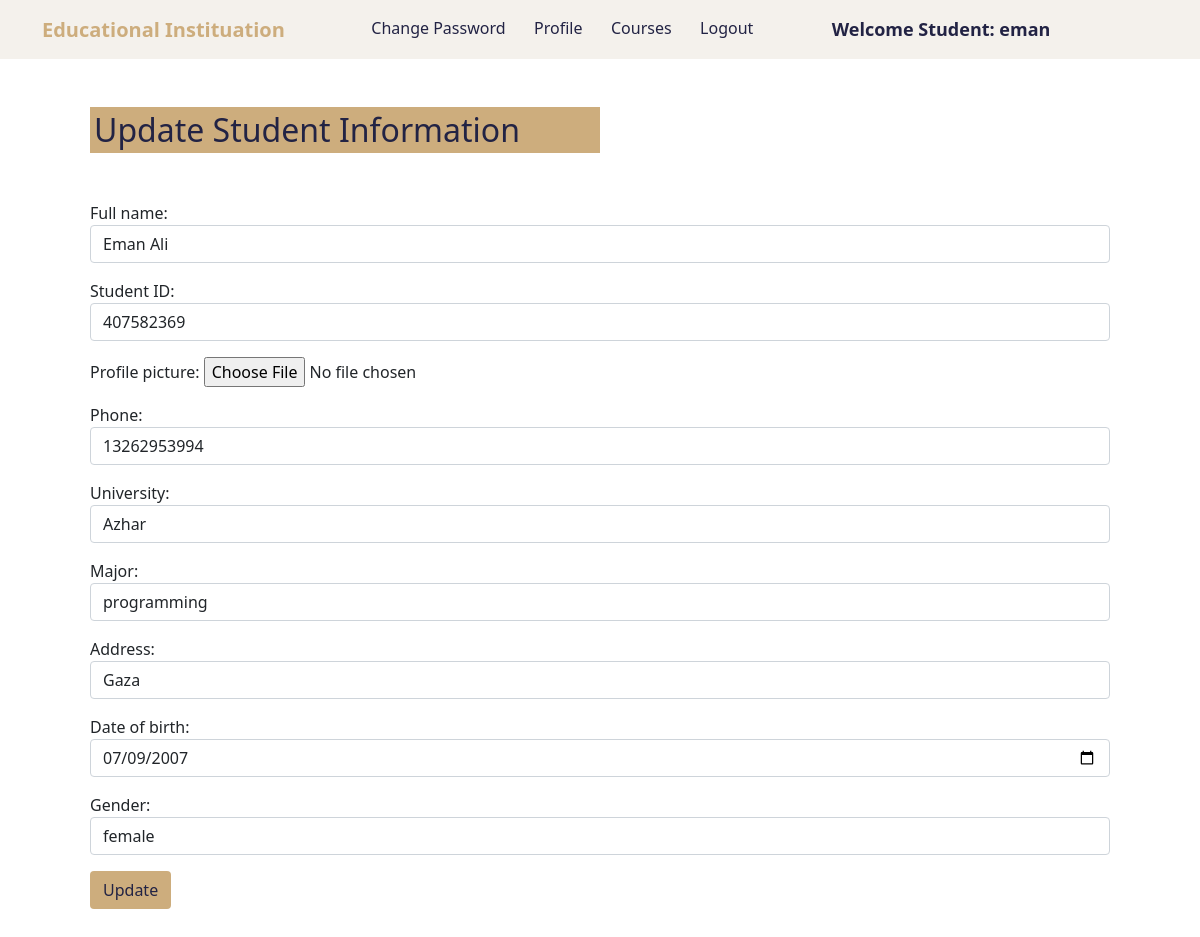
Page /student-edit/10/ (signed in) on the committed database.
### education/models.py (models this page shows, shortened)
class Student(models.Model):
    user = models.OneToOneField(User, on_delete=models.CASCADE)
    student_id = models.CharField(max_length=20, null=True, blank=True)
    full_name = models.CharField(max_length=50,null=True, blank=True)
    image = models.ImageField(upload_to="media", blank=True,null=True)
    phone = models.CharField(max_length=15 ,null=True, blank=True)
    university = models.CharField(max_length=50,null=True , blank=True)
    major = models.CharField(max_length=50 ,null=True , blank=True)
    address = models.CharField(max_length=100 ,null=True , blank=True)
    date_of_birth = models.DateField(null=True , blank=True)
    GENDER_CHOICES = (('male', 'male'),('female', 'female'), )
    gender = models.CharField(max_length=20,choices= GENDER_CHOICES ,null=True , blank=True)

### education/views.py (the view)
# urls.py: path('student-edit/<int:pk>/', StudentUpdateView.as_view(), name='student-edit'),
@method_decorator(login_required(login_url='/student_login'), name='dispatch')
@method_decorator(user_passes_test(is_student), name='dispatch')
class StudentUpdateView(UpdateView):
    model = Student
    login_required = True
    form_class = StudentUpdateForm
    template_name = 'education/student/update_Student.html'

### education/utils.py (called while the page is built)
def is_student(user):
    return hasattr(user, 'student')

### education/templates/education/student/update_Student.html (shortened to what this page needs)
{% extends 'education/student/student_navbar.html' %}
{% block body %}
<section>
    <div class="container">
        <div class="row p-5 justify-content-center">
            <div class="">
                <h2 class="brown-bg p-1 dark-blue col-md-6 mb-5">Update Student Information</h2>
                <form method="post" enctype="multipart/form-data">{% csrf_token %}
                    {{ form.as_p }}
                    <input class="btn brown-bg dark-blue" type="submit" value="Update">
                </form>
                </div>
            </div>
        </div>
</section>
{% endblock %}

### education/templates/education/student/student_navbar.html (shortened to what this page needs)
<!doctype html>
{% load static %}
<html lang="en">
  <head>
    <link href="https://cdn.jsdelivr.net/npm/bootstrap@5.1.0/dist/css/bootstrap.min.css" rel="stylesheet">
    <link rel="stylesheet" href="https://cdn.datatables.net/1.10.25/css/jquery.dataTables.min.css">
    <link rel="stylesheet" href="https://cdn.datatables.net/buttons/1.7.1/css/buttons.dataTables.min.css">
    <link rel="stylesheet" href="{% static 'landingPage/style.css' %}">
  </head>
  <body>
    <nav class="navbar navbar-expand-lg navbar-light  sticky-top mynav">
        <div class="container">
          <a class="navbar-brand text-success hed-color fw-bold" href="/"> Educational Instituation</a>
          <div class="collapse navbar-collapse" id="navbarSupportedContent">
            <ul class="navbar-nav me-auto mb-2 mb-lg-0">
              <li class="nav-item dark-blue">
                <a class="nav-link active dark-blue" aria-current="page" href="{% url 'change_password' %}">Change Password</a>
              </li>
              <li class="nav-item dark-blue">
                <a class="nav-link active dark-blue" aria-current="page" href="{% url 'student_profile' %}">Profile</a>
              </li>
              <li class="nav-item dark-blue">
                <a class="nav-link active dark-blue" aria-current="page" href="{% url 'student_courses'%}">Courses</a>
              </li>
              <li class="nav-item dark-blue">
                <a class="nav-link active dark-blue" aria-current="page" href="{% url 'logout' %}">Logout</a>
              </li>
              <li class="nav-item dark-blue">
                <a style="font-weight:600; font-family:'Segoe UI', Tahoma, Geneva, Verdana, sans-serif; font-size: large;" class="nav-link active dark-blue" href="#">Welcome Student: {{request.user}}</a>
              </li>
            </ul>
          </div>
        </div>
      </nav>
      {% block body %}
      {% endblock %}
  </body>
</html>

### landingPage/static/landingPage/style.css (style rules this page uses)
.mynav { background: #F4F1EC!important; }
.hed-color { color: #CDAD7D!important; }
.dark-blue { color: #222344!important; }
.brown-bg { background-color: #CDAD7D !important; }

### rows in the picture
Student: full_name "Eman Ali", student_id "407582369", phone "13262953994", university "Azhar", major "programming", address "Gaza", date_of_birth "07/09/2007", gender "female"

### other values in the picture
{{ request.user }} "eman"
